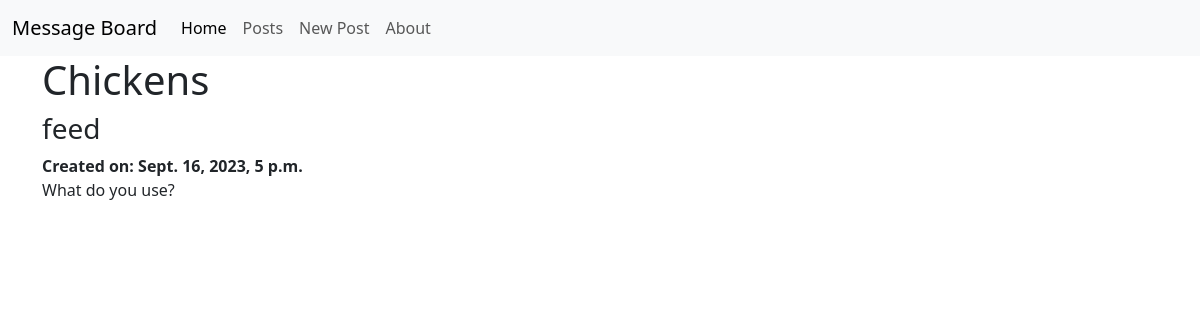
The app's page /posts/1/ with its own data.
### posts/models.py (models this page shows, shortened)
class Post(models.Model): #inheritance, module.class)
    title = models.CharField(max_length=128)  #composition example
    subtitle = models.CharField(max_length=256)
    body = models.TextField()
    created_on = models.DateTimeField(auto_now_add=True)

### posts/views.py (the view)
# urls.py: path("<int:pk>/", views.PostDetailView.as_view(), name="detail"),
class PostDetailView(DetailView):
    template_name  = "posts/detail.html"
    model = Post

### templates/posts/detail.html (shortened to what this page needs)
{% extends 'base.html' %}
{% block content %}
<h1>{{ post.title }}</h1>
<h3> {{ post.subtitle }} </h3>
<strong>Created on: {{ post.created_on}} </strong>
<p> {{ post.body }}</p>
{% endblock content %}

### records on screen
Post: title "Chickens", subtitle "feed", created_on "Sept. 16, 2023, 5 p.m.", body "What do you use?"
